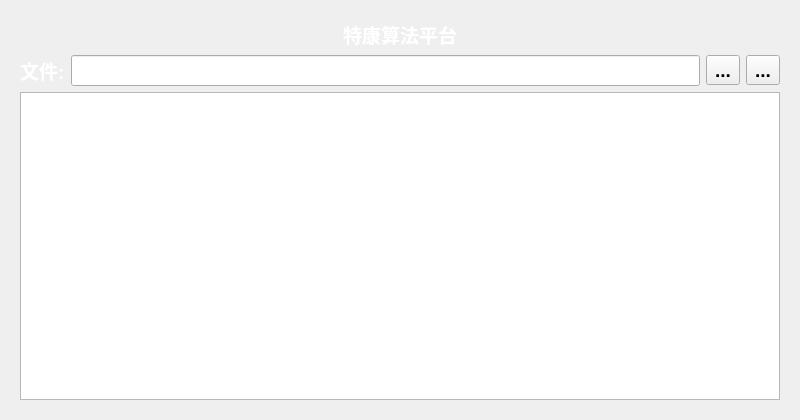
<?xml version="1.0" encoding="UTF-8"?>
<ui version="4.0">
 <class>FrmLoadFile</class>
 <widget class="QWidget" name="FrmLoadFile">
  <property name="geometry">
   <rect>
    <x>0</x>
    <y>0</y>
    <width>800</width>
    <height>420</height>
   </rect>
  </property>
  <property name="windowTitle">
   <string>Form</string>
  </property>
  <property name="styleSheet">
   <string notr="true">font:bold 14pt;</string>
  </property>
  <layout class="QHBoxLayout" name="horizontalLayout_2">
   <item>
    <widget class="QWidget" name="wFile" native="true">
     <layout class="QVBoxLayout" name="verticalLayout">
      <item>
       <layout class="QHBoxLayout" name="hLoyoutTitle">
        <item>
         <spacer name="horizontalSpacer">
          <property name="orientation">
           <enum>Qt::Horizontal</enum>
          </property>
          <property name="sizeHint" stdset="0">
           <size>
            <width>40</width>
            <height>20</height>
           </size>
          </property>
         </spacer>
        </item>
        <item>
         <widget class="QLabel" name="lblTitle">
          <property name="styleSheet">
           <string notr="true">color: rgb(255, 255, 255);</string>
          </property>
          <property name="text">
           <string>特康算法平台</string>
          </property>
         </widget>
        </item>
        <item>
         <spacer name="horizontalSpacer_2">
          <property name="orientation">
           <enum>Qt::Horizontal</enum>
          </property>
          <property name="sizeHint" stdset="0">
           <size>
            <width>40</width>
            <height>20</height>
           </size>
          </property>
         </spacer>
        </item>
       </layout>
      </item>
      <item>
       <layout class="QHBoxLayout" name="horizontalLayout">
        <item>
         <widget class="QLabel" name="lblFilePath">
          <property name="styleSheet">
           <string notr="true">color: rgb(255, 255, 255);</string>
          </property>
          <property name="text">
           <string>文件:</string>
          </property>
         </widget>
        </item>
        <item>
         <widget class="QLineEdit" name="txtFilePath"/>
        </item>
        <item>
         <widget class="QToolButton" name="btnPrevious">
          <property name="text">
           <string>...</string>
          </property>
          <property name="iconSize">
           <size>
            <width>20</width>
            <height>20</height>
           </size>
          </property>
         </widget>
        </item>
        <item>
         <widget class="QToolButton" name="btnNext">
          <property name="text">
           <string>...</string>
          </property>
          <property name="iconSize">
           <size>
            <width>20</width>
            <height>20</height>
           </size>
          </property>
         </widget>
        </item>
       </layout>
      </item>
      <item>
       <widget class="QTableView" name="tvFile"/>
      </item>
     </layout>
    </widget>
   </item>
  </layout>
 </widget>
 <resources/>
 <connections/>
</ui>
